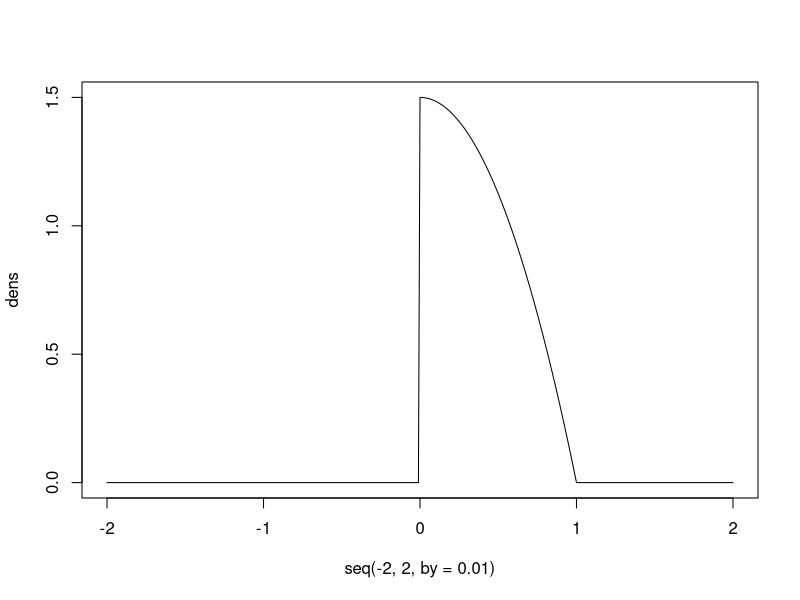
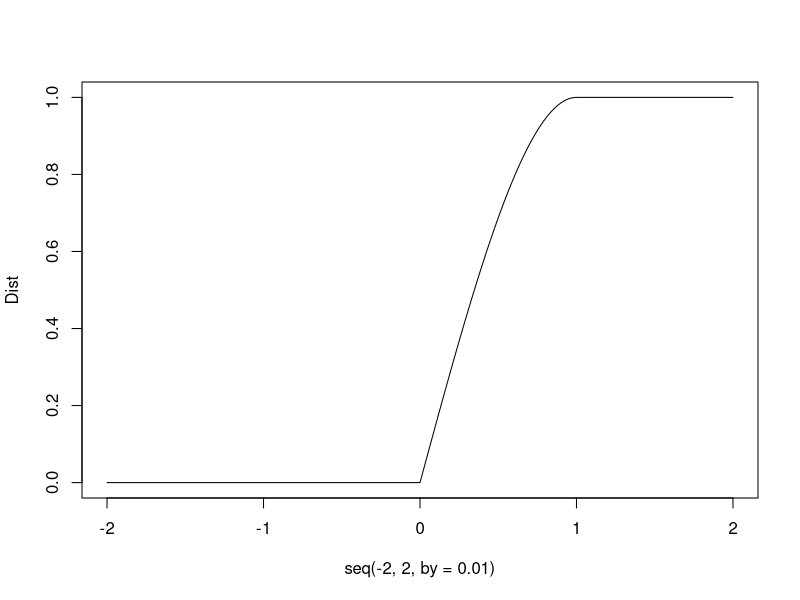
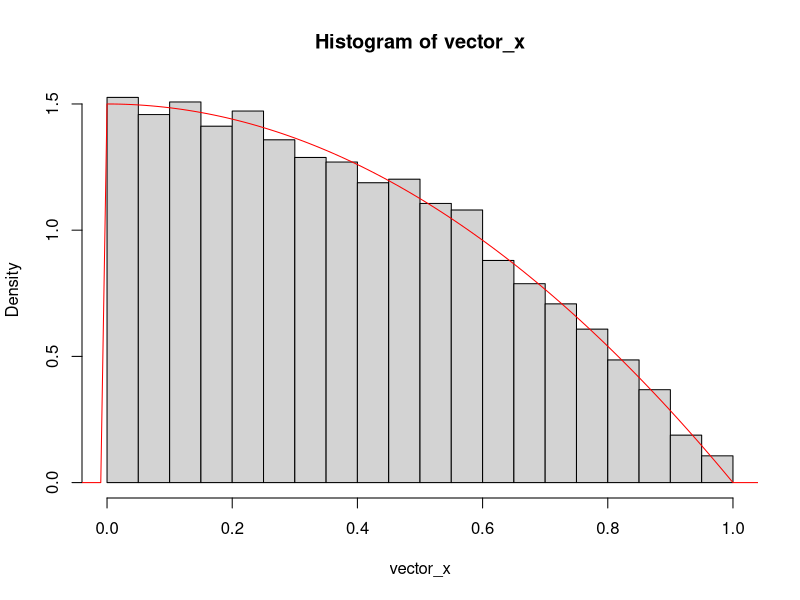

Write the R code that produced these figures, in order.
##### Parte C#5: SIMULACION DE UNA DENSIDAD#####

###Función de masa  y de distribución de probabilidad


f_X<-function(x){
  if (x>=0 & x<=1){
    return(3/2*(1-x^2))
  } else {
    0
  }
}

F_X<-function(x){
  if (x< 0){
    0
  } else {
    if (x>=0 & x<=1){
      return(0.5*(3*x- x^3))
    } else {
      1
    }
  }
}

###Graficos

dens<-NULL
Dist<-NULL
for (i in seq(-2,2,by=0.01)){
  dens<-c(dens,f_X(i))
  Dist<-c(Dist,F_X(i))
}

plot(seq(-2,2,by=0.01),dens,type="l")


plot(seq(-2,2,by=0.01),Dist,type="l")

###Algoritmo para simular INVERSA DE LA FUNCIÓN DE DISTRIBUCIÓN
## SE TOMA LA PARTE REAL DE LA SOLUCIÓN DE TERCER GRADO EN EL INTERVALO 0,1

sim <- function(x){
  y <- ((1 + sqrt(3)*1i)*(x + sqrt(-(x^2) + 1)*1i)^(2/3) + (1 - sqrt(3)*1i))/(2*(x + sqrt(-(x^2) + 1)*1i)^(1/3))
  return(Re(y))
}



###SimulaciÓn de 10000 realizaciones
vector_u<-runif(10000)
vector_x<-NULL

for (j in 1:10000){
  vector_x[j]<-sim(vector_u[j])
}


hist(vector_x,prob=TRUE)
lines(seq(-2,2,by=0.01),dens,type="l",col="red")



